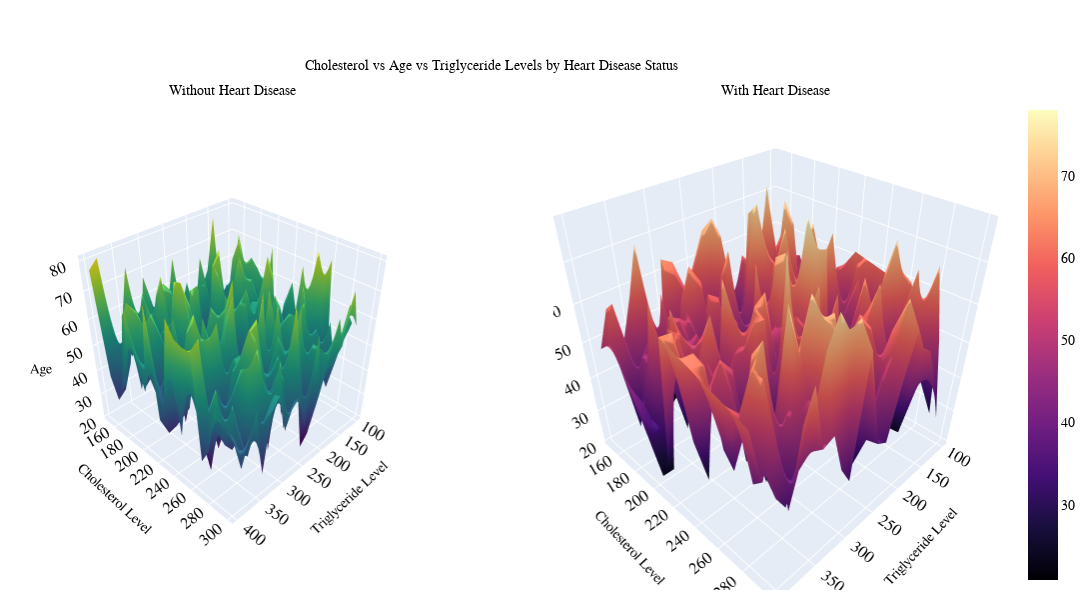

Source (notebook cell):
### Markdown cell above
# Visualization 9: Surface Plot of Cholesterol, Triglyceride

### Code cell
import plotly.graph_objects as go
from plotly.subplots import make_subplots
import numpy as np
from scipy.interpolate import griddata

# Create subplots with 1 row and 2 columns
fig = make_subplots(rows=1, cols=2, 
                    specs=[[{'type': 'surface'}, {'type': 'surface'}]],
                    subplot_titles=("Without Heart Disease", "With Heart Disease"))

# First plot - Without Heart Disease
heart_disease_df = df[df['Heart Disease Status'] == 'No']
subset = heart_disease_df[['Age', 'Cholesterol Level', 'Triglyceride Level']].dropna()

Z = subset['Age']
Y = subset['Cholesterol Level']
X = subset['Triglyceride Level']

x_line = np.linspace(X.min(), X.max(), 20)
y_line = np.linspace(Y.min(), Y.max(), 20)
x_line, y_line = np.meshgrid(x_line, y_line)
z_line = griddata((X,Y), Z, (x_line, y_line), method='linear')

fig.add_trace(go.Surface(z=z_line, x=x_line, y=y_line, colorscale='Viridis',
                         showscale=False), row=1, col=1)

# Second plot - With Heart Disease
heart_disease_df = df[df['Heart Disease Status'] == 'Yes']
subset = heart_disease_df[['Age', 'Cholesterol Level', 'Triglyceride Level']].dropna()

Z = subset['Age']
Y = subset['Cholesterol Level']
X = subset['Triglyceride Level']

x_line = np.linspace(X.min(), X.max(), 20)
y_line = np.linspace(Y.min(), Y.max(), 20)
x_line, y_line = np.meshgrid(x_line, y_line)
z_line = griddata((X,Y), Z, (x_line, y_line), method='linear')

fig.add_trace(go.Surface(z=z_line, x=x_line, y=y_line, colorscale='Magma',
                         showscale=True), row=1, col=2)

# Define consistent font style
font_style = dict(
    family="Times New Roman",
    size=14,
    color="black"
)

# Update layout with consistent styling
fig.update_layout(
    title={
        'text': 'Cholesterol vs Age vs Triglyceride Levels by Heart Disease Status',
        'y':0.90,
        'x':0.45,
        'xanchor': 'center',
        'yanchor': 'top',
        'font': font_style
    },
    font=font_style,
    scene=dict(
        xaxis_title='Triglyceride Level',
        yaxis_title='Cholesterol Level',
        zaxis_title='Age',
        xaxis_title_font=font_style,
        yaxis_title_font=font_style,
        zaxis_title_font=font_style,
    ),
    scene2=dict(
        xaxis_title='Triglyceride Level',
        yaxis_title='Cholesterol Level',
        zaxis_title='Age',
        xaxis_title_font=font_style,
        yaxis_title_font=font_style,
        zaxis_title_font=font_style,
    ),
    width=1200, 
    height=600,
    margin=dict(r=20, l=10, b=10, t=100),  
)

# Update subplot titles
fig.update_annotations(font=font_style)
plt.savefig('CholesterolAgeTriglyceride_byHeartDisease.png')
fig.show()

### Figure 1 — Plotly figure (JSON) as saved in the notebook; plotly's stock layout.template omitted (floating-point values rounded to 4 significant figures; data arrays with more than 128 entries replaced by an {"elided": "..."} marker saying what was removed)
{"data": [{"colorscale": [[0, "#440154"], [0.1111, "#482878"], [0.2222, "#3e4989"], [0.3333, "#31688e"], [0.4444, "#26828e"], [0.5556, "#1f9e89"], [0.6667, "#35b779"], [0.7778, "#6ece58"], [0.8889, "#b5de2b"], [1, "#fde725"]], "scene": "scene", "showscale": false, "type": "surface", "x": {"elided": "20x20 float values"}, "y": {"elided": "20x20 float values"}, "z": {"elided": "20x20 float values"}}, {"colorscale": [[0, "#000004"], [0.1111, "#180f3d"], [0.2222, "#440f76"], [0.3333, "#721f81"], [0.4444, "#9e2f7f"], [0.5556, "#cd4071"], [0.6667, "#f1605d"], [0.7778, "#fd9668"], [0.8889, "#feca8d"], [1, "#fcfdbf"]], "scene": "scene2", "showscale": true, "type": "surface", "x": {"elided": "20x20 float values"}, "y": {"elided": "20x20 float values"}, "z": {"elided": "20x20 float values"}}], "layout": {"annotations": [{"font": {"color": "black", "family": "Times New Roman", "size": 14}, "showarrow": false, "text": "Without Heart Disease", "x": 0.225, "xanchor": "center", "xref": "paper", "y": 1, "yanchor": "bottom", "yref": "paper"}, {"font": {"color": "black", "family": "Times New Roman", "size": 14}, "showarrow": false, "text": "With Heart Disease", "x": 0.775, "xanchor": "center", "xref": "paper", "y": 1, "yanchor": "bottom", "yref": "paper"}], "font": {"color": "black", "family": "Times New Roman", "size": 14}, "height": 600, "margin": {"b": 10, "l": 10, "r": 20, "t": 100}, "scene": {"aspectmode": "auto", "aspectratio": {"x": 1, "y": 1, "z": 1}, "camera": {"center": {"x": 0, "y": 0, "z": 0}, "eye": {"x": 1.726, "y": 1.726, "z": 1.726}, "projection": {"type": "perspective"}, "up": {"x": 0, "y": 0, "z": 1}}, "domain": {"x": [0, 0.45], "y": [0, 1]}, "xaxis": {"title": {"font": {"color": "black", "family": "Times New Roman", "size": 14}, "text": "Triglyceride Level"}, "type": "linear"}, "yaxis": {"title": {"font": {"color": "black", "family": "Times New Roman", "size": 14}, "text": "Cholesterol Level"}, "type": "linear"}, "zaxis": {"title": {"font": {"color": "black", "family": "Times New Roman", "size": 14}, "text": "Age"}, "type": "linear"}}, "scene2": {"aspectmode": "auto", "aspectratio": {"x": 1, "y": 1, "z": 1}, "domain": {"x": [0.55, 1], "y": [0, 1]}, "xaxis": {"title": {"font": {"color": "black", "family": "Times New Roman", "size": 14}, "text": "Triglyceride Level"}, "type": "linear"}, "yaxis": {"title": {"font": {"color": "black", "family": "Times New Roman", "size": 14}, "text": "Cholesterol Level"}, "type": "linear"}, "zaxis": {"title": {"font": {"color": "black", "family": "Times New Roman", "size": 14}, "text": "Age"}, "type": "linear"}}, "title": {"font": {"color": "black", "family": "Times New Roman", "size": 14}, "text": "Cholesterol vs Age vs Triglyceride Levels by Heart Disease Status", "x": 0.45, "xanchor": "center", "y": 0.9, "yanchor": "top"}, "width": 1200}}
